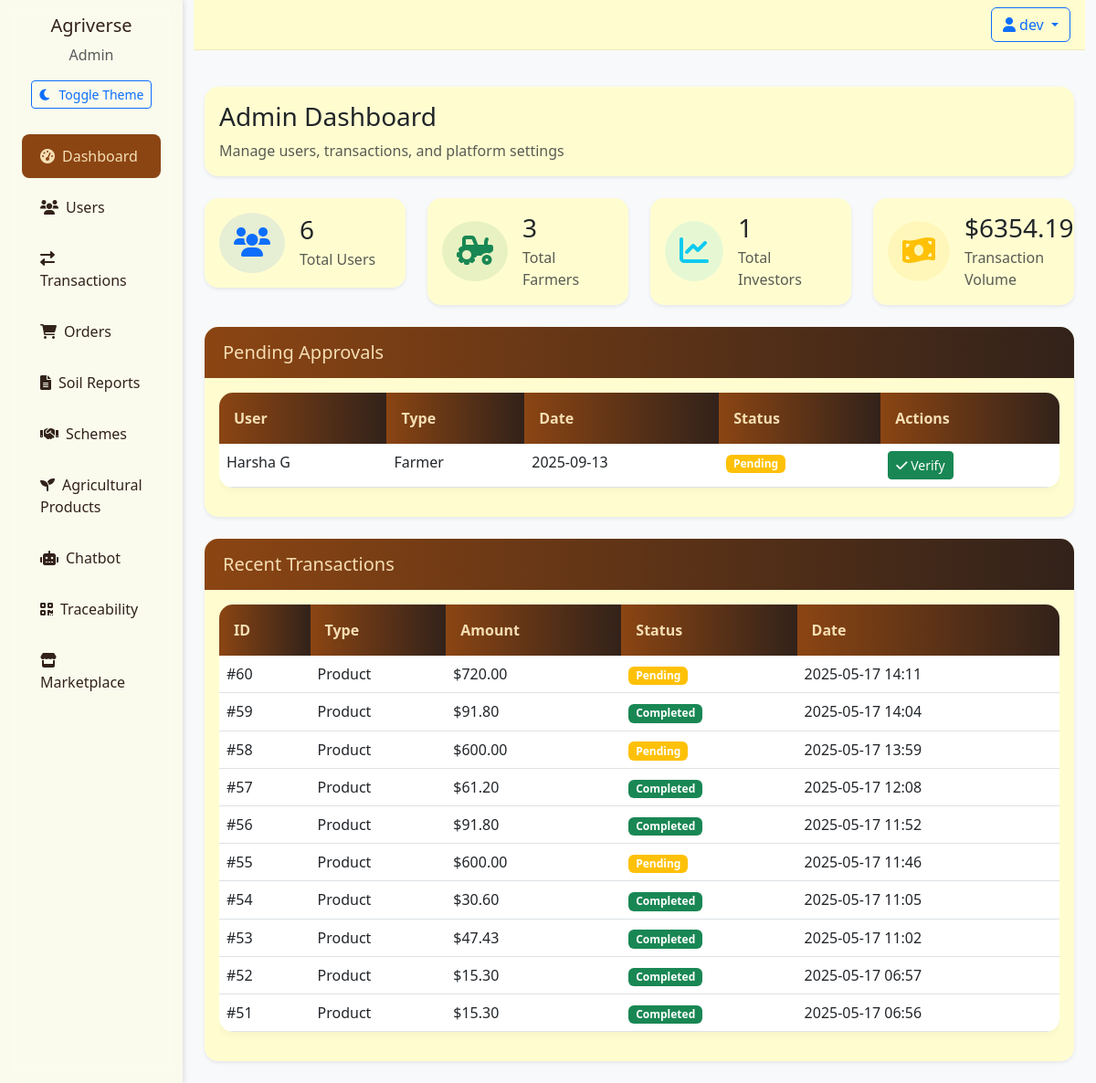
The app's page /admin/dashboard (signed in) with its own data.
### app/models/__init__.py (models this page shows)
class User(UserMixin, db.Model):
    id = db.Column(db.Integer, primary_key=True)
    email = db.Column(db.String(120), unique=True, nullable=False)
    password_hash = db.Column(db.String(128), nullable=False)
    name = db.Column(db.String(100), nullable=False)
    role = db.Column(db.String(20), nullable=False)  # 'farmer', 'investor', 'admin'
    created_at = db.Column(db.DateTime, default=datetime.utcnow)
    is_active = db.Column(db.Boolean, default=True)
    is_verified = db.Column(db.Boolean, default=False)
    wallet_balance = db.Column(db.Float, default=0.0)  # User's wallet balance
    farm_name = db.Column(db.String(100))
    farm_location = db.Column(db.String(200))
    farm_size = db.Column(db.Float)  # in acres
    company_name = db.Column(db.String(100))
    investment_capacity = db.Column(db.Float)
    products = db.relationship('Product', backref='seller', lazy=True)
    investments_made = db.relationship('Investment',
                                     backref='investor',
                                     lazy=True,
                                     foreign_keys='Investment.investor_id')
    investments_received = db.relationship('Investment',
                                         backref='farmer',
                                         lazy=True,
                                         foreign_keys='Investment.farmer_id')
    soil_reports = db.relationship('SoilReport', backref='farmer', lazy=True)

class Transaction(db.Model):
    id = db.Column(db.Integer, primary_key=True)
    buyer_id = db.Column(db.Integer, db.ForeignKey('user.id'), nullable=False)
    seller_id = db.Column(db.Integer, db.ForeignKey('user.id'), nullable=False)
    product_id = db.Column(db.Integer, db.ForeignKey('product.id'))
    investment_id = db.Column(db.Integer, db.ForeignKey('investment.id'))
    amount = db.Column(db.Float, nullable=False)
    quantity = db.Column(db.Float, nullable=True)  # Added quantity field
    transaction_type = db.Column(db.String(20), nullable=False)  # product, investment
    status = db.Column(db.String(20), default='pending')  # pending, completed, failed
    payment_method = db.Column(db.String(20))
    payment_id = db.Column(db.String(100))  # Stripe/Razorpay payment ID
    delivery_address = db.Column(db.Text, nullable=True)  # Added delivery address field
    created_at = db.Column(db.DateTime, default=datetime.utcnow)
    buyer = db.relationship('User', foreign_keys=[buyer_id], backref='purchases')
    seller = db.relationship('User', foreign_keys=[seller_id], backref='sales')
    product = db.relationship('Product', backref='transactions')
    investment = db.relationship('Investment', backref='transactions')

### app/routes/admin.py (the view)
@admin_bp.route('/dashboard')
@login_required
@admin_required
def dashboard():
    try:
        total_users = User.query.count()
        total_farmers = User.query.filter_by(role='farmer').count()
        total_investors = User.query.filter_by(role='investor').count()
        total_volume = db.session.query(func.coalesce(func.sum(Transaction.amount), 0.0)).scalar()
        pending_users = User.query.filter(
            User.is_verified == False,
            User.created_at != None
        ).order_by(User.created_at.desc()).all()
        recent_transactions = Transaction.query.filter(
            Transaction.status.in_(['pending', 'completed', 'failed']),
            Transaction.amount != None,
            Transaction.created_at != None
        ).order_by(Transaction.created_at.desc()).limit(10).all()
        return render_template('admin/dashboard.html',
                             total_users=total_users,
                             total_farmers=total_farmers,
                             total_investors=total_investors,
                             total_volume=total_volume,
                             pending_users=pending_users,
                             recent_transactions=recent_transactions)
    except Exception as e:
        print(f"Admin Dashboard Error: {str(e)}")  # Log the error
        flash('An error occurred while loading the dashboard. Please try again.', 'error')
        return redirect(url_for('main.index'))

### app/templates/admin/dashboard.html (shortened to what this page needs)
{% extends "base.html" %}
{% block content %}
<div class="container-fluid py-4">
    <div class="row mb-4">
        <div class="col-12">
            <div class="card border-0 shadow-sm">
                <div class="card-body">
                    <div class="d-flex align-items-center">
                        <div>
                            <h1 class="h3 mb-2">Admin Dashboard</h1>
                            <p class="text-muted mb-0">Manage users, transactions, and platform settings</p>
                        </div>
                    </div>
                </div>
            </div>
        </div>
    </div>
    <div class="row g-4 mb-4">
        <div class="col-md-3">
            <div class="card border-0 shadow-sm">
                <div class="card-body">
                    <div class="d-flex align-items-center">
                        <div class="rounded-circle bg-primary bg-opacity-10 p-3 me-3">
                            <i class="fas fa-users text-primary fa-2x"></i>
                        </div>
                        <div>
                            <h3 class="mb-1">{{ total_users }}</h3>
                            <p class="text-muted mb-0">Total Users</p>
                        </div>
                    </div>
                </div>
            </div>
        </div>
        <div class="col-md-3">
            <div class="card border-0 shadow-sm">
                <div class="card-body">
                    <div class="d-flex align-items-center">
                        <div class="rounded-circle bg-success bg-opacity-10 p-3 me-3">
                            <i class="fas fa-tractor text-success fa-2x"></i>
                        </div>
                        <div>
                            <h3 class="mb-1">{{ total_farmers }}</h3>
                            <p class="text-muted mb-0">Total Farmers</p>
                        </div>
                    </div>
                </div>
            </div>
        </div>
        <div class="col-md-3">
            <div class="card border-0 shadow-sm">
                <div class="card-body">
                    <div class="d-flex align-items-center">
                        <div class="rounded-circle bg-info bg-opacity-10 p-3 me-3">
                            <i class="fas fa-chart-line text-info fa-2x"></i>
                        </div>
                        <div>
                            <h3 class="mb-1">{{ total_investors }}</h3>
                            <p class="text-muted mb-0">Total Investors</p>
                        </div>
                    </div>
                </div>
            </div>
        </div>
        <div class="col-md-3">
            <div class="card border-0 shadow-sm">
                <div class="card-body">
                    <div class="d-flex align-items-center">
                        <div class="rounded-circle bg-warning bg-opacity-10 p-3 me-3">
                            <i class="fas fa-money-bill-wave text-warning fa-2x"></i>
                        </div>
                        <div>
                            <h3 class="mb-1">${{ "%.2f"|format(total_volume|float) }}</h3>
                            <p class="text-muted mb-0">Transaction Volume</p>
                        </div>
                    </div>
                </div>
            </div>
        </div>
    </div>
    <div class="row mb-4">
        <div class="col-12">
            <div class="card border-0 shadow-sm">
                <div class="card-header bg-white py-3">
                    <h5 class="mb-0">Pending Approvals</h5>
                </div>
                <div class="card-body">
                    <div class="table-responsive">
                        <table class="table table-hover">
                            <thead>
                                <tr>
                                    <th>User</th>
                                    <th>Type</th>
                                    <th>Date</th>
                                    <th>Status</th>
                                    <th>Actions</th>
                                </tr>
                            </thead>
                            <tbody>
                                {% for user in pending_users %}
                                <tr>
                                    <td>{{ user.name }}</td>
                                    <td>{{ user.role|title }}</td>
                                    <td>{{ user.created_at.strftime('%Y-%m-%d') if user.created_at else 'N/A' }}</td>
                                    <td>
                                        <span class="badge bg-warning">Pending</span>
                                    </td>
                                    <td>
                                        <form action="{{ url_for('admin.verify_user', user_id=user.id) }}" method="POST" class="d-inline">
                                            <button type="submit" class="btn btn-sm btn-success">
                                                <i class="fas fa-check"></i> Verify
                                            </button>
                                        </form>
                                    </td>
                                </tr>
                                {% endfor %}
                            </tbody>
                        </table>
                    </div>
                </div>
            </div>
        </div>
    </div>
    <div class="row">
        <div class="col-12">
            <div class="card border-0 shadow-sm">
                <div class="card-header bg-white py-3">
                    <h5 class="mb-0">Recent Transactions</h5>
                </div>
                <div class="card-body">
                    <div class="table-responsive">
                        <table class="table table-hover">
                            <thead>
                                <tr>
                                    <th>ID</th>
                                    <th>Type</th>
                                    <th>Amount</th>
                                    <th>Status</th>
                                    <th>Date</th>
                                </tr>
                            </thead>
                            <tbody>
                                {% for transaction in recent_transactions %}
                                <tr>
                                    <td>#{{ transaction.id }}</td>
                                    <td>{{ transaction.transaction_type|title }}</td>
                                    <td>${{ "%.2f"|format(transaction.amount|float) }}</td>
                                    <td>
                                        {% set status_colors = {
                                            'pending': 'warning',
                                            'completed': 'success',
                                            'failed': 'danger'
                                        } %}
                                        <span class="badge bg-{{ status_colors.get(transaction.status, 'secondary') }}">
                                            {{ transaction.status|default('Unknown')|title }}
                                        </span>
                                    </td>
                                    <td>{{ transaction.created_at.strftime('%Y-%m-%d %H:%M') if transaction.created_at else 'N/A' }}</td>
                                </tr>
                                {% endfor %}
                            </tbody>
                        </table>
                    </div>
                </div>
            </div>
        </div>
    </div>
</div>
{% endblock %}

### app/templates/base.html (shortened to what this page needs)
<!DOCTYPE html>
<html lang="en" data-bs-theme="light">
<head>
    <link href="https://cdn.jsdelivr.net/npm/bootstrap@5.3.0/dist/css/bootstrap.min.css" rel="stylesheet">
    <link href="https://cdnjs.cloudflare.com/ajax/libs/font-awesome/6.0.0/css/all.min.css" rel="stylesheet">
    <link href="{{ url_for('static', filename='css/style.css') }}" rel="stylesheet">
</head>
<body>
    <div class="container-fluid">
        <div class="row">
            {% if current_user.is_authenticated %}
            <div class="col-md-2 sidebar">
                <div class="d-flex flex-column">
                    <div class="text-center mb-4">
                        <h5 class="mb-2">Agriverse</h5>
                        <p class="text-muted mb-3">{{ current_user.role|title }}</p>
                        <button id="theme-toggle" class="btn btn-sm btn-outline-primary">
                            <i class="fas fa-moon me-2"></i>Toggle Theme
                        </button>
                    </div>
                    {% if current_user.role == 'admin' %}
                    <div class="nav flex-column">
                    <a href="{{ url_for('admin.dashboard') }}" class="nav-link {% if request.endpoint == 'admin.dashboard' %}active{% endif %}">
                            <i class="fas fa-tachometer-alt me-2"></i>Dashboard
                    </a>
                    <a href="{{ url_for('admin.users') }}" class="nav-link {% if request.endpoint == 'admin.users' %}active{% endif %}">
                            <i class="fas fa-users me-2"></i>Users
                    </a>
                    <a href="{{ url_for('admin.transactions') }}" class="nav-link {% if request.endpoint == 'admin.transactions' %}active{% endif %}">
                            <i class="fas fa-exchange-alt me-2"></i>Transactions
                    </a>
                    <a href="{{ url_for('admin.orders') }}" class="nav-link {% if request.endpoint == 'admin.orders' %}active{% endif %}">
                            <i class="fas fa-shopping-cart me-2"></i>Orders
                    </a>
                    <a href="{{ url_for('admin.soil_reports') }}" class="nav-link {% if request.endpoint == 'admin.soil_reports' %}active{% endif %}">
                            <i class="fas fa-file-alt me-2"></i>Soil Reports
                    </a>
                    <a href="{{ url_for('admin.schemes') }}" class="nav-link {% if request.endpoint == 'admin.schemes' %}active{% endif %}">
                            <i class="fas fa-handshake me-2"></i>Schemes
                    </a>
                    <a href="{{ url_for('admin.agri_products') }}" class="nav-link {% if request.endpoint == 'admin.agri_products' %}active{% endif %}">
                            <i class="fas fa-seedling me-2"></i>Agricultural Products
                    </a>
                    <a href="{{ url_for('admin.chatbot') }}" class="nav-link {% if request.endpoint == 'admin.chatbot' %}active{% endif %}">
                            <i class="fas fa-robot me-2"></i>Chatbot
                    </a>
                    <a href="{{ url_for('admin.traceability') }}" class="nav-link {% if request.endpoint == 'admin.traceability' %}active{% endif %}">
                            <i class="fas fa-qrcode me-2"></i>Traceability
                    </a>
                    </div>
                    {% endif %}
                    {% if current_user.role != 'farmer' %}
                    <a href="{{ url_for('main.marketplace') }}" class="nav-link {% if request.endpoint == 'main.marketplace' %}active{% endif %}">
                        <i class="fas fa-store me-2"></i> Marketplace
                    </a>
                    {% endif %}
                </div>
            </div>
            {% endif %}
            <div class="col-md-{% if current_user.is_authenticated %}10{% else %}12{% endif %}">
                <nav class="navbar navbar-expand-lg mb-3">
                    <div class="container-fluid px-3">
                        <div class="ms-auto d-flex align-items-center gap-2">
                            {% if current_user.is_authenticated %}
                            <div class="dropdown">
                                <button class="btn btn-outline-primary dropdown-toggle" type="button" id="userDropdown" data-bs-toggle="dropdown">
                                    <i class="fas fa-user me-1"></i>{{ current_user.name }}
                                </button>
                            </div>
                            {% endif %}
                        </div>
                    </div>
                </nav>
                {% block content %}{% endblock %}
            </div>
        </div>
    </div>
</body>
</html>

### records on screen
User: role "Admin", name "dev"
User: name "Harsha G", role "Farmer", created_at "2025-09-13"
Transaction: amount "720.00"
Transaction: amount "91.80"
Transaction: amount "600.00"
Transaction: amount "61.20"
Transaction: amount "91.80"
Transaction: amount "600.00"
Transaction: amount "30.60"
Transaction: amount "47.43"
Transaction: amount "15.30"
Transaction: amount "15.30"

### other values on screen
{{ total_users }} "6"
{{ total_farmers }} "3"
{{ total_investors }} "1"
{{ "%.2f"|format(total_volume|float) }} "6354.19"
